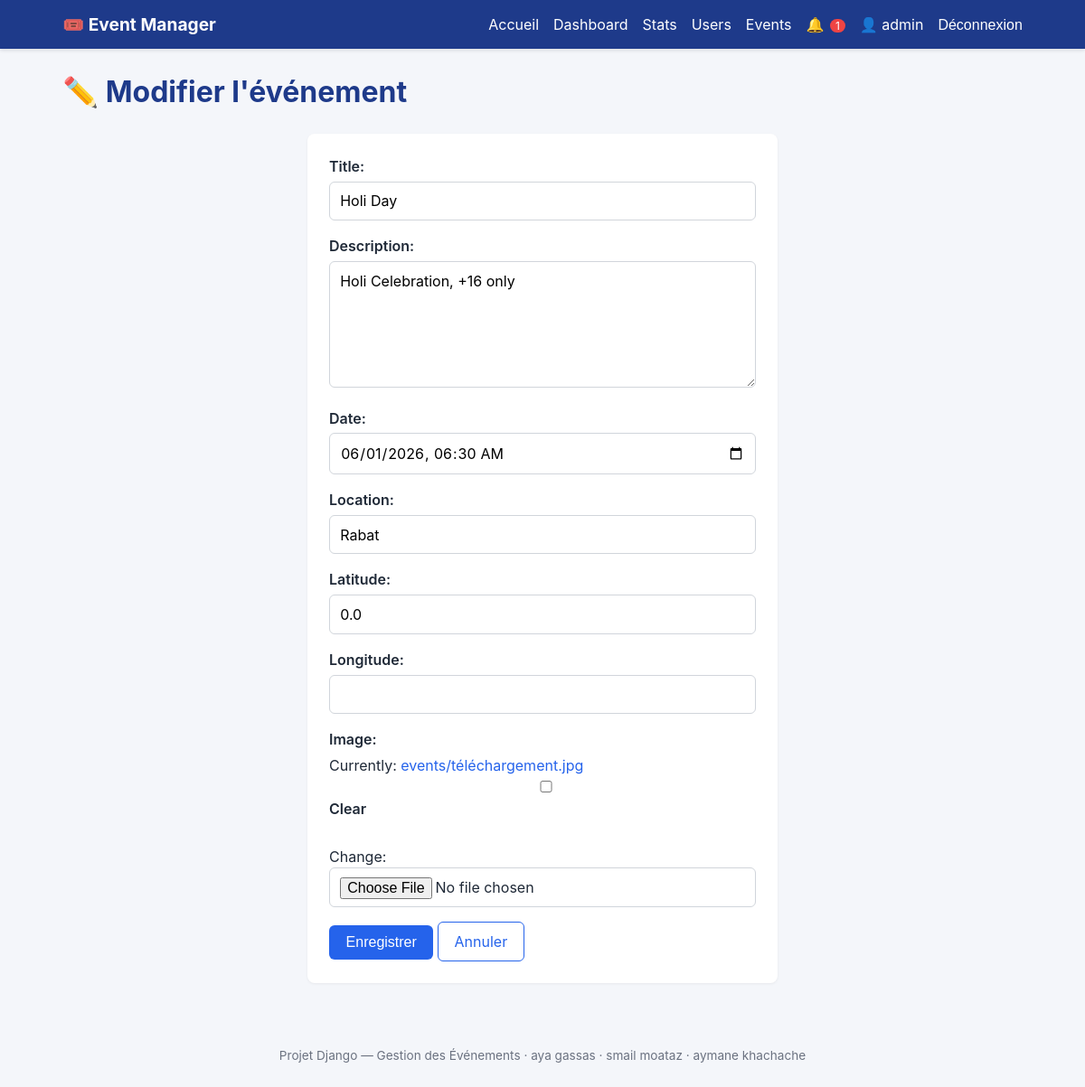
The app's page /organizer/events/2/edit/ (signed in) with its own data.
### accounts/models.py (models this page shows, shortened)
class User(AbstractUser):
    ROLE_USER = 'user'
    ROLE_ORGANIZER = 'organizer'
    ROLE_ADMIN = 'admin'
    ROLE_CHOICES = [
        (ROLE_USER, 'User'),
        (ROLE_ORGANIZER, 'Organizer'),
        (ROLE_ADMIN, 'Admin'),
    ]
    email = models.EmailField(unique=True)
    role = models.CharField(max_length=20, choices=ROLE_CHOICES, default=ROLE_USER)
    created_at = models.DateTimeField(auto_now_add=True)
    REQUIRED_FIELDS = ['email']
    @property
    def is_organizer(self):
        return self.role == self.ROLE_ORGANIZER or self.is_superuser
    @property
    def is_app_admin(self):
        return self.role == self.ROLE_ADMIN or self.is_superuser

### events/models.py (models this page shows, shortened)
class Event(models.Model):
    title = models.CharField(max_length=200)
    description = models.TextField()
    date = models.DateTimeField()
    location = models.CharField(max_length=255)
    latitude = models.FloatField(null=True, blank=True)
    longitude = models.FloatField(null=True, blank=True)
    image = models.ImageField(upload_to='events/', null=True, blank=True)
    organizer = models.ForeignKey(
        settings.AUTH_USER_MODEL,
        on_delete=models.CASCADE,
        related_name='events',
    )
    created_at = models.DateTimeField(auto_now_add=True)
    class Meta:
        ordering = ['-date']

### events/views.py (the view)
# urls.py: path('organizer/events/<int:pk>/edit/', views.event_update, name='event_update'),
@login_required
@user_passes_test(_organizer_required)
def event_update(request, pk):
    event = get_object_or_404(Event, pk=pk)
    if event.organizer_id != request.user.id and not request.user.is_app_admin:
        return HttpResponseForbidden()
    if request.method == 'POST':
        form = EventForm(request.POST, request.FILES, instance=event)
        if form.is_valid():
            form.save()
            messages.success(request, "Événement modifié.")
            return redirect('events:organizer_dashboard')
    else:
        form = EventForm(instance=event)
    return render(request, 'events/organizer/event_form.html',
                  {'form': form, 'mode': 'update', 'event': event})

### events/forms.py
class EventForm(forms.ModelForm):
    class Meta:
        model = Event
        fields = ['title', 'description', 'date', 'location', 'latitude', 'longitude', 'image']
        widgets = {
            'date': forms.DateTimeInput(attrs={'type': 'datetime-local'}),
            'description': forms.Textarea(attrs={'rows': 5}),
        }

### events/context_processors.py (called while the page is built)
def unread_notifications(request):
    if not request.user.is_authenticated:
        return {'unread_notifications_count': 0}
    return {
        'unread_notifications_count': request.user.notifications.filter(read=False).count()
    }

### events/views.py (called while the page is built)
def _organizer_required(user):
    return user.is_authenticated and (user.is_organizer or user.is_app_admin)

### templates/events/organizer/event_form.html (shortened to what this page needs)
{% extends 'base.html' %}
{% block content %}
<h1>{% if mode == 'create' %}➕ Créer un événement{% else %}✏️ Modifier l'événement{% endif %}</h1>
<form method="post" enctype="multipart/form-data" class="app-form">
    {{ form.as_p }}
    <button type="submit" class="btn btn-primary">
        {% if mode == 'create' %}Créer{% else %}Enregistrer{% endif %}
    </button>
    <a href="{% url 'events:organizer_dashboard' %}" class="btn btn-outline">Annuler</a>
</form>
{% endblock %}

### templates/base.html (shortened to what this page needs)
{% load static %}
<!DOCTYPE html>
<html lang="fr">
<head>
    <link rel="stylesheet" href="{% static 'css/style.css' %}">
</head>
<body>
<nav class="navbar">
    <div class="nav-inner">
        <a href="{% url 'events:home' %}" class="brand">🎟️ Event Manager</a>
        <div class="nav-links">
            <a href="{% url 'events:home' %}">Accueil</a>
            {% if user.is_authenticated %}
                {% if user.is_organizer %}
                    <a href="{% url 'events:organizer_dashboard' %}">Dashboard</a>
                    <a href="{% url 'events:stats' %}">Stats</a>
                {% endif %}
                {% if user.is_app_admin %}
                    <a href="{% url 'events:admin_users' %}">Users</a>
                    <a href="{% url 'events:admin_events' %}">Events</a>
                {% endif %}
                <a href="{% url 'events:notifications' %}">
                    🔔
                    {% if unread_notifications_count %}
                        <span class="badge">{{ unread_notifications_count }}</span>
                    {% endif %}
                </a>
                <a href="{% url 'accounts:profile' %}">👤 {{ user.username }}</a>
                <form method="post" action="{% url 'accounts:logout' %}" class="inline">
                    <button type="submit" class="link-button">Déconnexion</button>
                </form>
            {% else %}
                <a href="{% url 'accounts:login' %}">Connexion</a>
                <a href="{% url 'accounts:register' %}" class="btn btn-primary btn-sm">S'inscrire</a>
            {% endif %}
        </div>
    </div>
</nav>
<main class="container">
    {% block content %}{% endblock %}
</main>
<footer class="footer">
    <p>Projet Django — Gestion des Événements · aya gassas · smail moataz · aymane khachache</p>
</footer>
</body>
</html>

### static/css/style.css (style rules this page uses)
* { box-sizing: border-box; }
body { margin: 0; font-family: -apple-system, "Segoe UI", Roboto, Helvetica, Arial, sans-serif; background: #f4f6fa; color: #1f2937; line-height: 1.5; }
a { color: #2563eb; text-decoration: none; }
.navbar { background: #1e3a8a; color: white; padding: 0.8rem 0; box-shadow: 0 2px 4px rgba(0,0,0,.1); }
.nav-inner { max-width: 1100px; margin: 0 auto; padding: 0 1.2rem; display: flex; justify-content: space-between; align-items: center; flex-wrap: wrap; gap: 0.8rem; }
.brand { color: white; font-weight: bold; font-size: 1.2rem; }
.nav-links { display: flex; gap: 1rem; align-items: center; flex-wrap: wrap; }
.nav-links a, .nav-links .link-button { color: white; position: relative; }
.badge { background: #ef4444; color: white; border-radius: 999px; padding: 0 6px; font-size: .75rem; margin-left: 2px; }
.inline { display: inline; margin: 0; }
.link-button { background: none; border: none; color: white; cursor: pointer; font-size: inherit; padding: 0; }
.container { max-width: 1100px; margin: 1.5rem auto; padding: 0 1.2rem; }
.footer { text-align: center; color: #6b7280; padding: 2rem 1rem; font-size: .85rem; }
.btn { display: inline-block; padding: .55rem 1.1rem; border-radius: 6px; border: 1px solid transparent; cursor: pointer; font-size: 1rem; text-decoration: none; transition: opacity .15s; }
.btn-primary { background: #2563eb; color: white; }
.btn-outline { background: transparent; border-color: #2563eb; color: #2563eb; }
form.app-form { background: white; padding: 1.5rem; border-radius: 8px; box-shadow: 0 1px 3px rgba(0,0,0,.06); max-width: 520px; margin: 0 auto; }
form.app-form p { margin: 0 0 1rem; }
form.app-form label { display: block; font-weight: 600; margin-bottom: .3rem; }
form.app-form input, form.app-form textarea, form.app-form select { width: 100%; padding: .55rem .7rem; border: 1px solid #d1d5db; border-radius: 6px; font: inherit; }
h1 { color: #1e3a8a; }

### records on screen
User: username "admin"
Event: title "Holi Day", description "Holi Celebration, +16 only", date "06/01/2026 06:30", location "Rabat", latitude "0.0"

### other values on screen
{{ unread_notifications_count }} "1"
